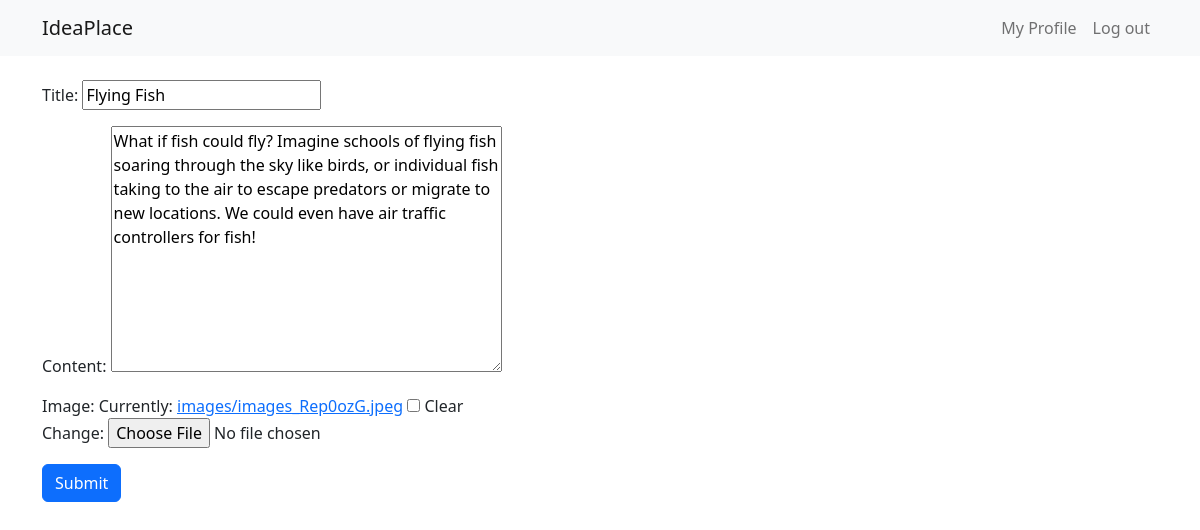
Screenshot of /ideas/1/update/ (signed in) with the database file from the repository.
### ideas/models.py (models this page shows, shortened)
class Idea(models.Model):
    title = models.CharField(max_length=200)
    content = models.TextField()
    user = models.ForeignKey(User, on_delete=models.CASCADE)
    likes = models.ManyToManyField(User, related_name='liked_ideas')
    created_at = models.DateTimeField(auto_now_add=True)
    image = models.ImageField(upload_to='images/', null=True, blank=True)

### ideas/views.py (the view)
# urls.py: path('ideas/<int:pk>/update/', views.idea_update, name='idea_update'),
@login_required
def idea_update(request, pk):
    idea = get_object_or_404(Idea, pk=pk)
    if request.user == idea.user:
        if request.method == 'POST':
            form = IdeaForm(request.POST, request.FILES, instance=idea)
            if form.is_valid():
                form.save()
                return redirect('idea_detail', pk=idea.pk)
        else:
            form = IdeaForm(instance=idea)
        return render(request, 'idea_form.html', {'form': form})
    else:
        return HttpResponse('You are not authorized to edit this idea.')

### ideas/forms.py
class IdeaForm(forms.ModelForm):
    class Meta:
        model = Idea
        fields = ('title', 'content', 'image')
    image = forms.ImageField(required=False)

### ideas/templates/idea_form.html (shortened to what this page needs)
{% extends 'base.html' %}
{% block content %}
  <form method="post" enctype="multipart/form-data">
    {{ form.as_p }}
    <button  class="btn btn-primary" type="submit">Submit</button>
  </form>
{% endblock %}

### rows the page displays
Idea: title "Flying Fish", content "What if fish could fly? Imagine schools of flying fish soaring through the sky like birds, or individual fish taking to the air to escape predators or migrate to new locations. We could even have air traffic controllers for fish!"
